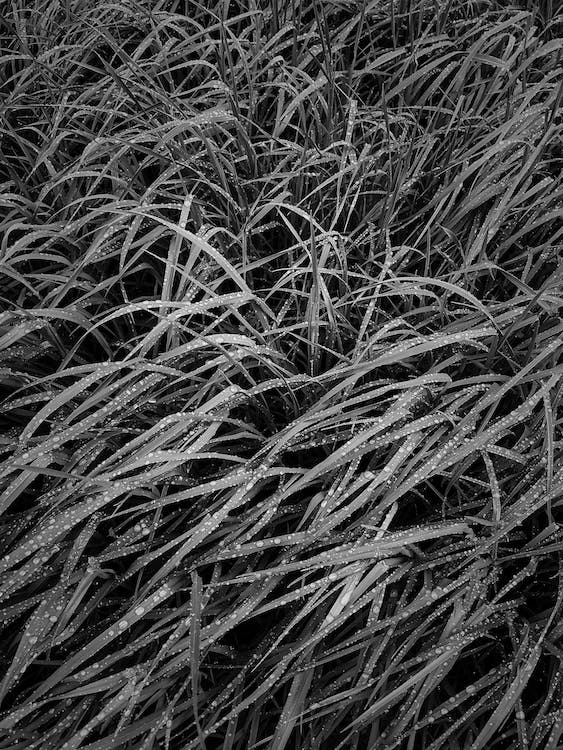
#> input picture images/grass.jpeg, 563 x 750 px, found by its file name
$ python 'Fourier Transform.py'
#> lines starting #> are read from the running program, lines starting #| are printed output that depends on the picture
import cv2
import imageio.v3 as iio
import matplotlib as mpl
import matplotlib.pyplot as plt
import numpy as np
from scipy import ndimage


# Convinience Functions

def plot_multiple(images, titles, colormap="gray", max_columns=np.inf, share_axes=True):
    """Plot multiple images as subplots on a grid."""
    assert len(images) == len(titles)
    n_images = len(images)
    n_cols = min(max_columns, n_images)
    n_rows = int(np.ceil(n_images / n_cols))
    fig, axes = plt.subplots(
        n_rows,
        n_cols,
        figsize=(n_cols * 4, n_rows * 4),
        squeeze=False,
        sharex=share_axes,
        sharey=share_axes,
    )

    axes = axes.flat
    # Hide subplots without content
    for ax in axes[n_images:]:
        ax.axis("off")

    if not isinstance(colormap, (list, tuple)):
        colormaps = [colormap] * n_images
    else:
        colormaps = colormap

    for ax, image, title, cmap in zip(axes, images, titles, colormaps):
        ax.imshow(image, cmap=cmap)
        ax.set_title(title)

    fig.tight_layout()


def imread_gray(filename):
    """Read grayscale image from our data directory."""
#> called with filename = 'images\\grass.jpeg'
    return cv2.imread(filename, cv2.IMREAD_GRAYSCALE).astype(np.float32)
#> returned value: shape (750, 563) float32; min 0, max 255, mean 70.2
#> call 2 of imread_gray, with filename = 'images\\zebra.jpg'
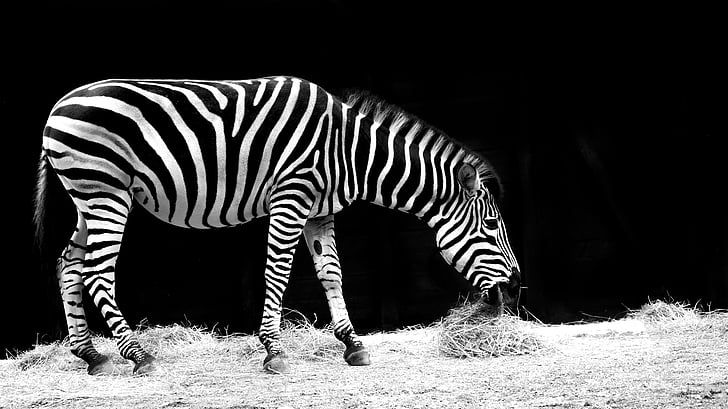
#> input picture images/zebra.jpg, 728 x 409 px, found by its file name


def convolve_with_two(image, kernel1, kernel2):
    """Apply two filters, one after the other."""
    image = ndimage.convolve(image, kernel1, mode="wrap")
    image = ndimage.convolve(image, kernel2, mode="wrap")
    return image


def fourier_spectrum(im):
    normalized_im = im / np.sum(im)
    f = np.fft.fft2(normalized_im)
    return np.fft.fftshift(f)


def log_magnitude_spectrum(im):
    return np.log(np.abs(fourier_spectrum(im)) + 1e-8)


def plot_with_spectra(images, titles):
    """Plots a list of images in the first column and the logarithm of their
    magnitude spectrum in the second column."""

    assert len(images) == len(titles)
    n_cols = 2
    n_rows = len(images)
#> n_rows = 3
    fig, axes = plt.subplots(n_rows, 2, figsize=(n_cols * 4, n_rows * 4), squeeze=False)

    spectra = [log_magnitude_spectrum(im) for im in images]
#> spectra = 3 items

    lower = min(np.percentile(s, 0.1) for s in spectra)
#> lower = -15.65
    upper = min(np.percentile(s, 99.999) for s in spectra)
#> upper = -3.1
    normalizer = mpl.colors.Normalize(vmin=lower, vmax=upper)

    for ax, image, spectrum, title in zip(axes, images, spectra, titles):
        ax[0].imshow(image, cmap="gray")
        ax[0].set_title(title)
        ax[0].set_axis_off()
        c = ax[1].imshow(spectrum, norm=normalizer, cmap="viridis")
        ax[1].set_title("Log magnitude spectrum")
        ax[1].set_axis_off()
#> this loop made 3 passes
#> title on passes 1 to 3: 'Image 1', 'Image 2', 'Pattern image'

    fig.tight_layout()


def gauss(x, sigma):
    return 1 / np.sqrt(2 * np.pi) / sigma * np.exp(-(x**2) / 2 / sigma**2)


def generate_pattern():
    x = np.linspace(0, 1, 256, endpoint=False)
    y = np.sin(x**2 * 16 * np.pi)
    return np.outer(y, y) / 2 + 0.5

# Plot the image
im_1 = imread_gray("images\grass.jpeg")
im_2 = imread_gray("images\zebra.jpg")
im_pattern = generate_pattern()
plot_with_spectra(
    [im_1, im_2, im_pattern], ["Image 1", "Image 2", "Pattern image"]
)

# Box/Averaging Filter
def filter_box(image, sigma):
    size = int(round(sigma * 12 ** 0.5))
    kernel = np.array([np.ones(size)])
    return convolve_with_two(image, kernel, kernel.T)
#> in convolve_with_two (call 2), `image = ndimage.convolve(image, kernel2, mode="wrap")`:
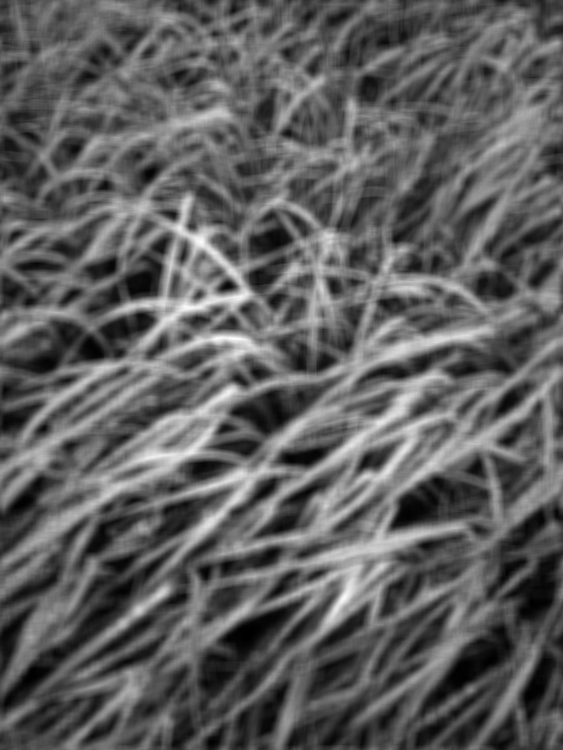
#> image: shape (750, 563) float32; min 75, max 18644, mean 7021.2; drawn with min black and max white

# Gaussian Filter
def filter_gauss(image, kernel_factor, sigma):
    kernel=gauss(np.arange(start=-kernel_factor*sigma, stop=kernel_factor*sigma+1), sigma)
    kernel = np.array([kernel])
    return convolve_with_two(image, kernel, kernel.T)

# Plot the image
sigma = 3
im = im_1

gauss_filtered = filter_gauss(im, kernel_factor=6, sigma=sigma)
box_filtered = filter_box(im, sigma)
plot_with_spectra(
    [im, box_filtered, gauss_filtered], ["Image", "Box filtered", "Gauss filtered"]
)
#> the loop in plot_with_spectra (call 2), `for ax, image, spectrum, title in zip(axes, images, spectra, titles):` made 3 passes

# Sampling and Aliasing

def sample_with_gaps(im, period):
#> called with period = 4
    im_result = np.zeros_like(im)
    im_result[::period, ::period] = im[::period, ::period]
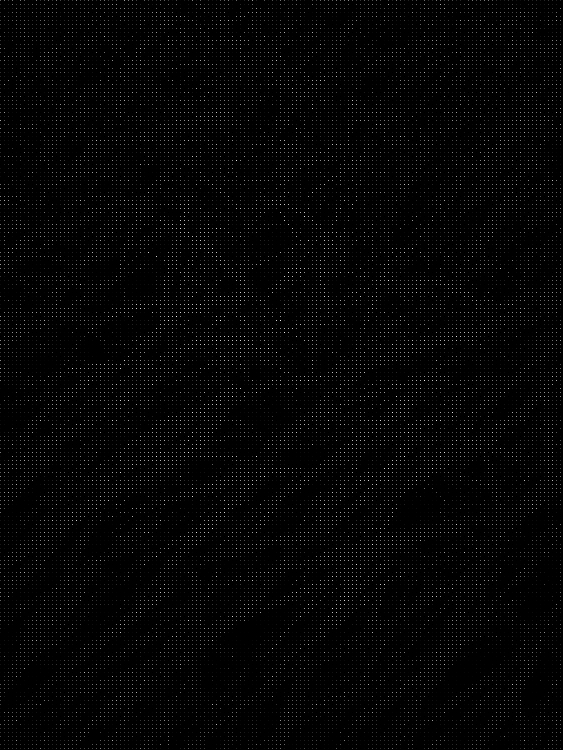
#> im_result: shape (750, 563) float32; min 0, max 255, mean 4.4
    return im_result


def sample_without_gaps(im, period):
#> called with period = 4
    im = im[::period, ::period]
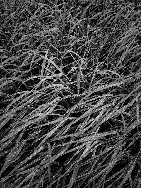
#> im: shape (188, 141) float32; min 0, max 255, mean 70.1
    return im

# Plot for a period of 4
N = 4
im = im_1
sampled_gaps = sample_with_gaps(im, N)
sampled = sample_without_gaps(im, N)

blurred = filter_gauss(im, kernel_factor=6, sigma=4)
blurred_and_sampled_gaps = sample_with_gaps(blurred, N)
blurred_and_sampled = sample_without_gaps(blurred, N)
#> call 2 of sample_without_gaps, with period = 4
#> in sample_without_gaps (call 2), `im = im[::period, ::period]`:
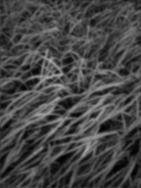
#> im: shape (188, 141) float32; min 1.37, max 171.6, mean 70.2

plot_with_spectra(
    [im, sampled_gaps, sampled, blurred, blurred_and_sampled_gaps, blurred_and_sampled],
    [
        "Original",
        "Sampled (w/ gaps)",
        "Sampled",
        "Gauss blurred",
        "Blurred and s. (w/ gaps)",
        "Blurred and s.",
    ],
)

# Plot for a period of 16
N = 16
image = im_pattern
downsampled_gaps = sample_with_gaps(im_pattern, N)
downsampled = sample_without_gaps(im_pattern, N)

blurred = filter_gauss(image, kernel_factor=6, sigma=12)
blurred_and_downsampled_gaps = sample_with_gaps(blurred, N)
blurred_and_downsampled = sample_without_gaps(blurred, N)

plot_with_spectra(
    [
        im_pattern,
        downsampled_gaps,
        downsampled,
        blurred,
        blurred_and_downsampled_gaps,
        blurred_and_downsampled,
    ],
    [
        "Original",
        "Downsampled (w/ gaps)",
        "Downsampled (no gaps)",
        "Gauss blurred",
        "Blurred and ds. (w/ gaps)",
        "Blurred and downs. (no gaps)",
    ],
)

plt.show()
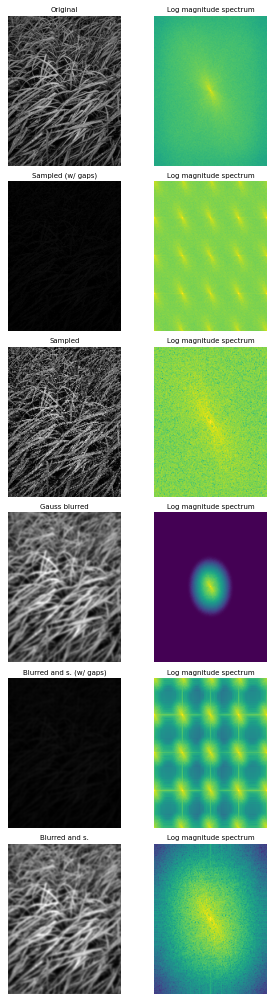
#> figure drawn by matplotlib, 12 panels
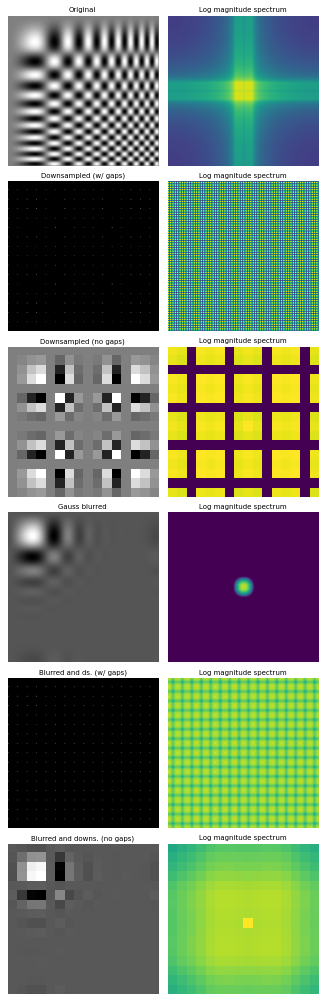
#> figure drawn by matplotlib, 12 panels
